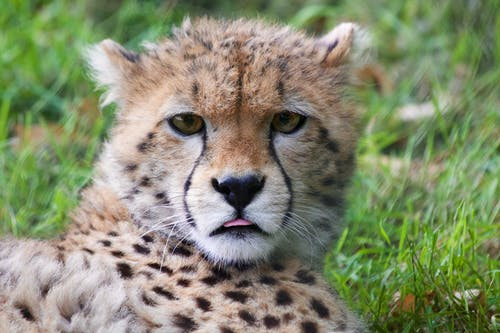
#> input picture image task/BigCats/Cheetah/animal-africa-wilderness-zoo.jpg, 500 x 333 px
$ python image_task_plots.py
#> lines starting #> are read from the running program, lines starting #| are printed output that depends on the picture
""" Code in this file is used to create plots/visuals for the report """
import cv2
import os

if __name__ == '__main__':
    # load image
    img = 'BigCats/Cheetah/animal-africa-wilderness-zoo.jpg'
    image = cv2.imread(img)
#> image is the input picture: shape (333, 500, 3); mean B, G, R 109.6, 139.3, 132.2

    # convert to grayscale image
    gray_scale = cv2.cvtColor(image, cv2.COLOR_BGR2GRAY)
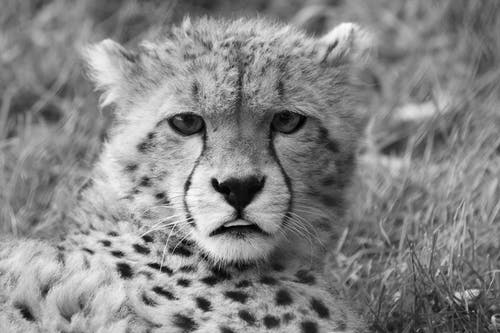
#> gray_scale: shape (333, 500); min 0, max 255, mean 133.8

    if not os.path.exists('plotsVisuals'):
        os.mkdir('plotsVisuals')
    if not os.path.exists('plotsVisuals/sift'):
        os.mkdir('plotsVisuals/sift')
    if not os.path.exists('plotsVisuals/orb'):
        os.mkdir('plotsVisuals/orb')

    for i in [50,100,150,200,250,500]:
        # initialize SIFT object
        sift = cv2.xfeatures2d.SIFT_create(nfeatures=i)

        # detect keypoints
        keypoints, _ = sift.detectAndCompute(image, None)

        # draw keypoints
        sift_image = cv2.drawKeypoints(gray_scale, keypoints, None)

        cv2.imwrite("plotsVisuals/sift/" + str(i) + "keypoints.jpg", sift_image)
#> this loop made 6 passes
#> pass 3, `sift_image = cv2.drawKeypoints(gray_scale, keypoints, None)`:
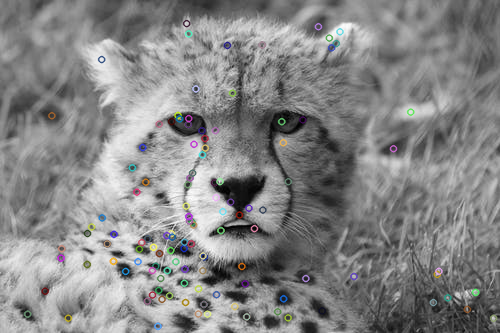
#> sift_image: shape (333, 500, 3); mean of channels 0, 1, 2 133.9, 133.9, 133.9; drawn as B, G, R

    for i in [50, 100, 150, 200, 250, 500]:
        # initialize SIFT object
        orb = cv2.ORB_create(nfeatures=i)

        # detect keypoints
        keypoints, _ = sift.detectAndCompute(image, None)

        # draw keypoints
        orb_image = cv2.drawKeypoints(gray_scale, keypoints, None)

        cv2.imwrite("plotsVisuals/orb/" + str(i) + "keypoints.jpg", orb_image)
#> this loop made 6 passes
#> pass 1, `orb_image = cv2.drawKeypoints(gray_scale, keypoints, None)`:
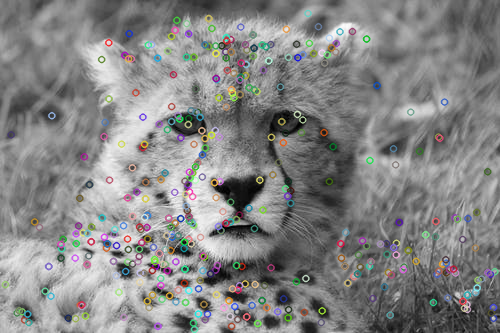
#> orb_image: shape (333, 500, 3); mean of channels 0, 1, 2 133.2, 133.7, 133.6; drawn as B, G, R
#> pass 2, `orb_image = cv2.drawKeypoints(gray_scale, keypoints, None)`:
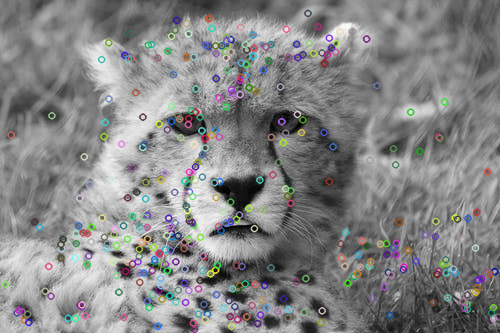
#> orb_image: shape (333, 500, 3); mean of channels 0, 1, 2 133.8, 133.6, 133.4; drawn as B, G, R
#> pass 3, `orb_image = cv2.drawKeypoints(gray_scale, keypoints, None)`:
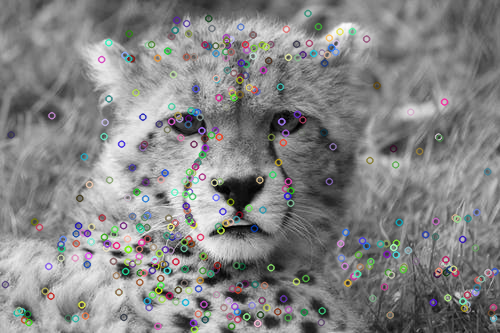
#> orb_image: shape (333, 500, 3); mean of channels 0, 1, 2 133.4, 133.5, 133.3; drawn as B, G, R

$ run again, with image task/BigCats/Cheetah/cheetah-1128798__340.jpg copied over image task/BigCats/Cheetah/animal-africa-wilderness-zoo.jpg
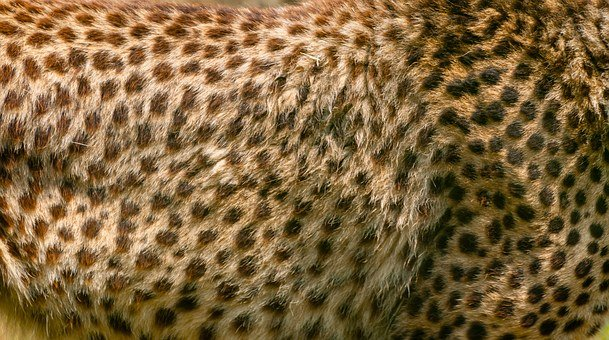
#> input picture image task/BigCats/Cheetah/cheetah-1128798__340.jpg, 609 x 340 px
#> image is the input picture: shape (340, 609, 3); mean B, G, R 60.9, 100.2, 127
#> `gray_scale = cv2.cvtColor(image, cv2.COLOR_BGR2GRAY)`:
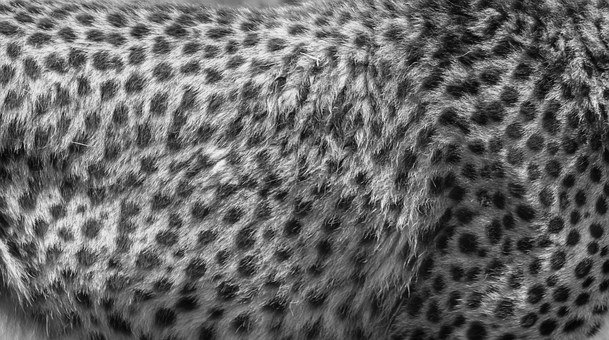
#> gray_scale: shape (340, 609); min 0, max 250, mean 103.8
#> the loop `for i in [50, 100, 150, 200, 250, 500]:` made 6 passes
#> pass 3, `orb_image = cv2.drawKeypoints(gray_scale, keypoints, None)`:
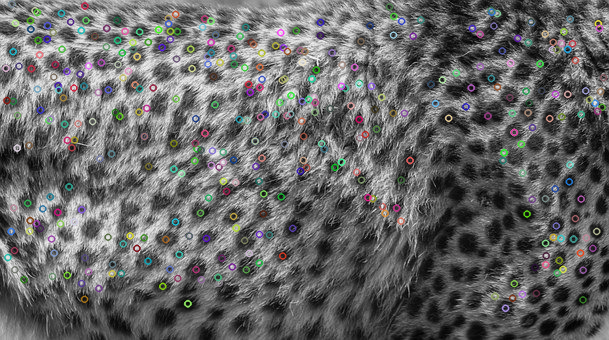
#> orb_image: shape (340, 609, 3); mean of channels 0, 1, 2 104.3, 104.5, 104.3; drawn as B, G, R

$ run again, with image task/BigCats/Cheetah/cheetah-171217__340.jpg copied over image task/BigCats/Cheetah/animal-africa-wilderness-zoo.jpg
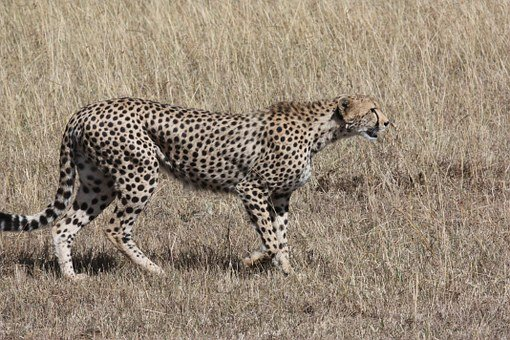
#> input picture image task/BigCats/Cheetah/cheetah-171217__340.jpg, 510 x 340 px
#> image is the input picture: shape (340, 510, 3); mean B, G, R 118, 135.4, 150.3
#> `gray_scale = cv2.cvtColor(image, cv2.COLOR_BGR2GRAY)`:
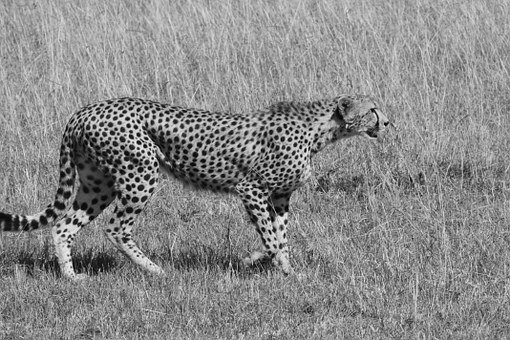
#> gray_scale: shape (340, 510); min 0, max 250, mean 137.9
#> the loop `for i in [50, 100, 150, 200, 250, 500]:` made 6 passes
#> pass 3, `orb_image = cv2.drawKeypoints(gray_scale, keypoints, None)`:
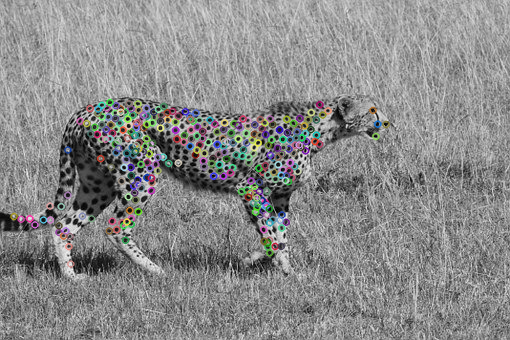
#> orb_image: shape (340, 510, 3); mean of channels 0, 1, 2 137.4, 137.6, 137.6; drawn as B, G, R

$ run again, with image task/BigCats/Cheetah/cheetah-223734__340.jpg copied over image task/BigCats/Cheetah/animal-africa-wilderness-zoo.jpg
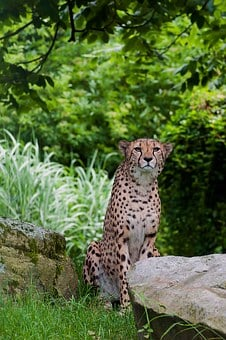
#> input picture image task/BigCats/Cheetah/cheetah-223734__340.jpg, 226 x 340 px
#> image is the input picture: shape (340, 226, 3); mean B, G, R 59.4, 106.6, 87.5
#> `gray_scale = cv2.cvtColor(image, cv2.COLOR_BGR2GRAY)`:
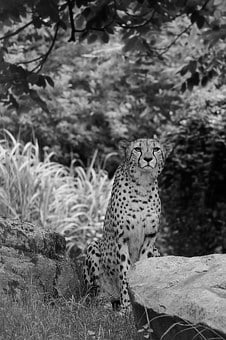
#> gray_scale: shape (340, 226); min 0, max 252, mean 95.5
#> the loop `for i in [50, 100, 150, 200, 250, 500]:` made 6 passes
#> pass 3, `orb_image = cv2.drawKeypoints(gray_scale, keypoints, None)`:
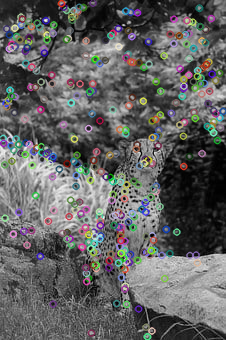
#> orb_image: shape (340, 226, 3); mean of channels 0, 1, 2 97.6, 97.9, 97.7; drawn as B, G, R
